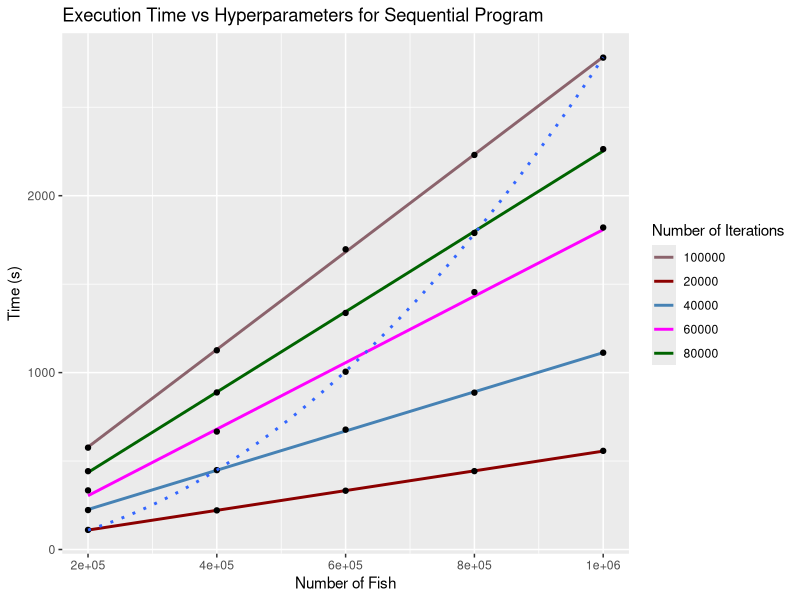
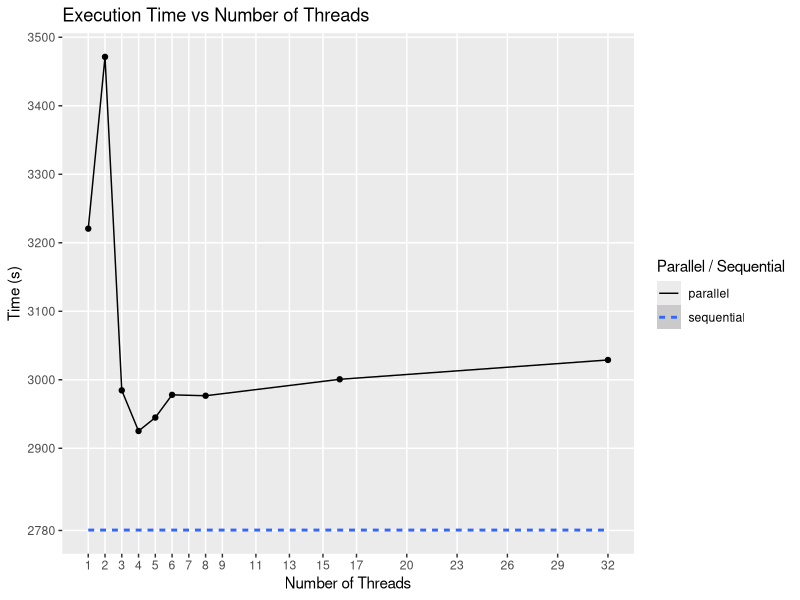
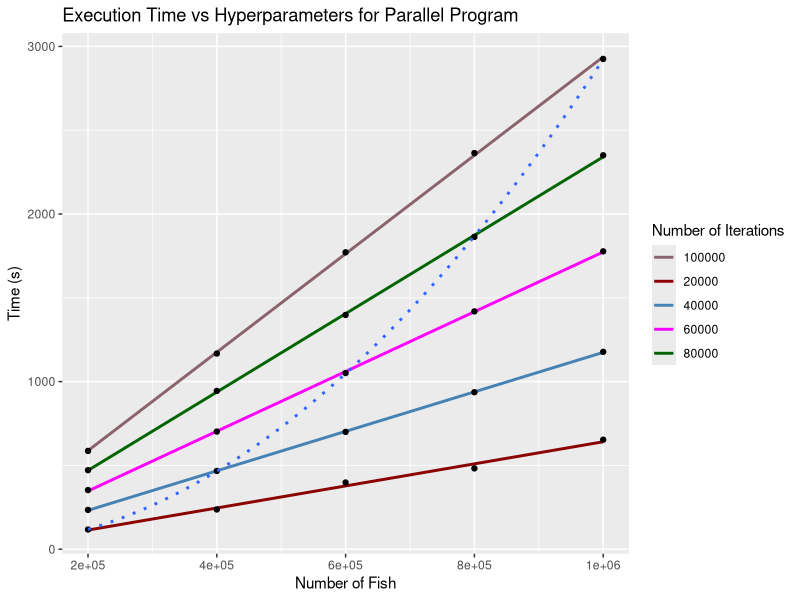
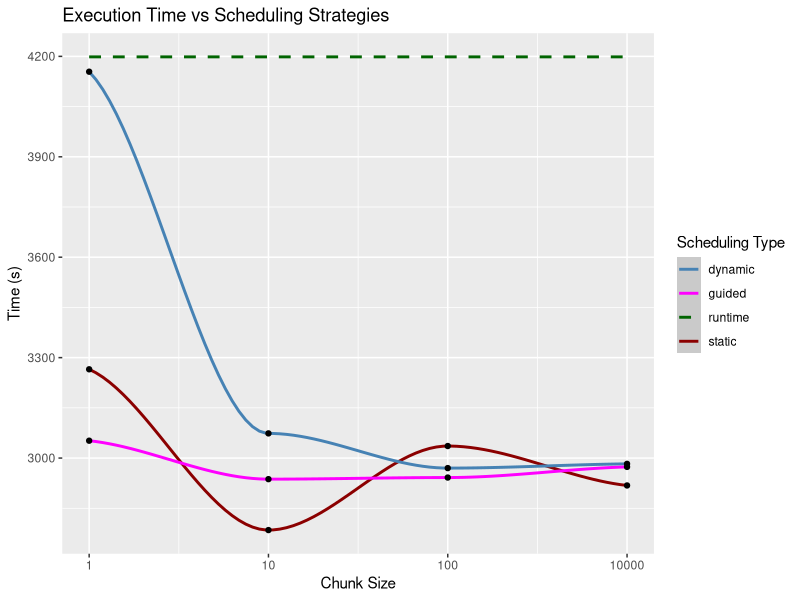
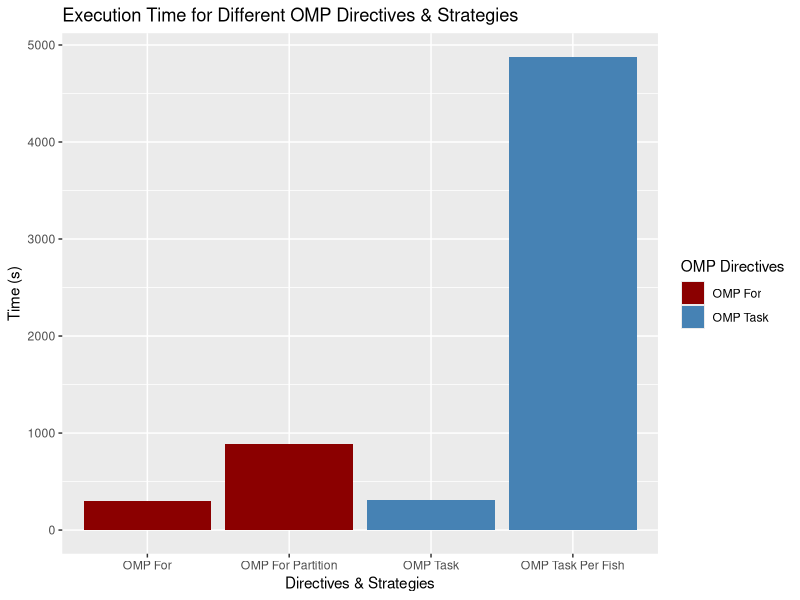

Recreate these plots in R, in order.
## ---- chunk 1
library(ggplot2)
## ---- chunk 2
ggplot(
  data = data.frame(
    num_fish =  c(200000, 400000, 600000, 800000, 1000000),
    iter_20000 = c(110.703507, 221.168173, 332.295848, 443.077424, 557.648611),
    iter_40000 = c(222.853256, 448.680679, 677.698978, 886.666866, 1112.435153),
    iter_60000 = c(
      334.170646,
      666.771699,
      1004.9347861,
      1455.1160081,
      1820.057278),
    iter_80000 = c(
      442.774348,
      887.792977,
      1337.221277,
      1789.476277,
      2263.432539),
    iter_100000 = c(
      575.766097,
      1126.112223,
      1697.037298,
      2230.462189,
      2780.588561)),
  aes(x = num_fish)) +
  geom_smooth(aes(y = iter_20000, color = "20000"), method = "lm", se = FALSE) +
  geom_smooth(aes(y = iter_40000, color = "40000"), method = "lm", se = FALSE) +
  geom_smooth(aes(y = iter_60000, color = "60000"), method = "lm", se = FALSE) +
  geom_smooth(aes(y = iter_80000, color = "80000"), method = "lm", se = FALSE) +
  geom_smooth(aes(y = iter_100000, color = "100000"), method = "lm",
    se = FALSE) +
  geom_point(aes(y = iter_20000)) +
  geom_point(aes(y = iter_40000)) +
  geom_point(aes(y = iter_60000)) +
  geom_point(aes(y = iter_80000)) +
  geom_point(aes(y = iter_100000)) +
  geom_smooth(aes(y = c(
    110.703507,
    448.680679,
    1004.9347861,
    1789.476277,
    2780.588561)),
    method = "lm",
    formula = y ~ poly(x, 2),
    linetype = "dotted",
    se = FALSE) +
  labs(title = "Execution Time vs Hyperparameters for Sequential Program",
    x = "Number of Fish",
    y = "Time (s)",
    color = "Number of Iterations") +
  scale_color_manual(values = c(
    "20000" = "darkred",
    "40000" = "steelblue",
    "60000" = "magenta",
    "80000" = "darkgreen",
    "100000" = "pink4"))
## ---- chunk 3
ggplot(
    data.frame(
      num_threads = c(1, 2, 3, 4, 5, 6, 8, 16, 32),
      parallel = c(
        3220.587380,
        3471.353496,
        2984.539602,
        2925.219894,
        2944.861335,
        2977.993479,
        2976.687371,
        3000.694720,
        3028.914719),
      sequential = 2780.588561),
    aes(x = num_threads)) +
    labs(title = "Execution Time vs Number of Threads",
      x = "Number of Threads",
      y = "Time (s)",
      linetype = "Parallel / Sequential") +
    geom_smooth(aes(y = sequential, linetype = "sequential")) +
    geom_line(aes(y = parallel, linetype = "parallel")) +
    geom_point(aes(y = parallel)) +
    scale_y_continuous(breaks = c(
      seq(2900, 3500, by = 100), 2780)) +
    scale_x_continuous(breaks = c(
      1:8,
      seq(9, 15, by = 2),
      seq(17, 32, by = 3))) +
    theme(panel.grid.minor = element_blank())

## ---- chunk 4
ggplot(
  data = data.frame(
    num_fish =  c(200000, 400000, 600000, 800000, 1000000),
    iter_20000 = c(117.350819, 237.082449, 397.935612, 482.203047, 653.402037),
    iter_40000 = c(234.463991, 466.925614, 700.021926, 936.720754, 1177.662832),
    iter_60000 = c(
      353.012268,
      701.901361,
      1050.975947,
      1418.876797,
      1777.164701),
    iter_80000 = c(
      471.402103,
      944.524666,
      1397.776130,
      1863.592248,
      2350.380621),
    iter_100000 = c(
      586.554482,
      1167.285182,
      1771.424057,
      2363.592248,
      2925.219894)),
  aes(x = num_fish)) +
  geom_smooth(aes(y = iter_20000, color = "20000"), method = "lm", se = FALSE) +
  geom_smooth(aes(y = iter_40000, color = "40000"), method = "lm", se = FALSE) +
  geom_smooth(aes(y = iter_60000, color = "60000"), method = "lm", se = FALSE) +
  geom_smooth(aes(y = iter_80000, color = "80000"), method = "lm", se = FALSE) +
  geom_smooth(aes(y = iter_100000, color = "100000"), method = "lm",
    se = FALSE) +
  geom_point(aes(y = iter_20000)) +
  geom_point(aes(y = iter_40000)) +
  geom_point(aes(y = iter_60000)) +
  geom_point(aes(y = iter_80000)) +
  geom_point(aes(y = iter_100000)) +
  geom_smooth(aes(y = c(
    117.350819,
    466.925614,
    1050.975947,
    1863.592248,
    2925.219894)),
    method = "lm",
    formula = y ~ poly(x, 2),
    linetype = "dotted",
    se = FALSE) +
  labs(title = "Execution Time vs Hyperparameters for Parallel Program",
    x = "Number of Fish",
    y = "Time (s)",
    color = "Number of Iterations") +
  scale_color_manual(values = c(
    "20000" = "darkred",
    "40000" = "steelblue",
    "60000" = "magenta",
    "80000" = "darkgreen",
    "100000" = "pink4"))
## ---- chunk 5
ggplot(
  data = data.frame(
    chunk_size = c(1, 2, 3, 4),
    static = c(3265.162540, 2784.864581, 3035.950782, 2918.142244),
    dynamic = c(4154.18010, 3073.691588, 2970.014433, 2982.671884),
    guided = c(3051.865076, 2937.002249, 2941.794308, 2973.637886),
    runtime = 4198.46404),
  aes(x = chunk_size)) +
  geom_smooth(aes(y = static, color = "static")) +
  geom_smooth(aes(y = dynamic, color = "dynamic")) +
  geom_smooth(aes(y = guided, color = "guided")) +
  geom_smooth(aes(y = runtime, color = "runtime"), linetype = "dashed") +
  geom_point(aes(y = static)) +
  geom_point(aes(y = dynamic)) +
  geom_point(aes(y = guided)) +
  labs(title = "Execution Time vs Scheduling Strategies",
    x = "Chunk Size",
    y = "Time (s)",
    color = "Scheduling Type") +
  scale_x_continuous(labels = c(1, 10, 100, 10000)) +
  scale_y_continuous(breaks = seq(2700, 4200, by = 300)) +
  scale_color_manual(values = c(
    "static" = "darkred",
    "dynamic" = "steelblue",
    "guided" = "magenta",
    "runtime" = "darkgreen"))
## ---- chunk 6
ggplot(
  data = data.frame(
    omp_directive = c(
      "OMP For",
      "OMP For Partition",
      "OMP Task",
      "OMP Task Per Fish"),
    time = c(
      295.652146,
      885.287894,
      305.464913,
      4877.38059),
    colour_group = c(rep("OMP For", 2), rep("OMP Task", 2))),
  aes(x = omp_directive, y = time, fill = colour_group)) +
  geom_bar(stat = "identity") +
  labs(title = "Execution Time for Different OMP Directives & Strategies",
       x = "Directives & Strategies",
       y = "Time (s)",
       fill = "OMP Directives"
  ) +
  scale_fill_manual(values = c("darkred", "steelblue"))
